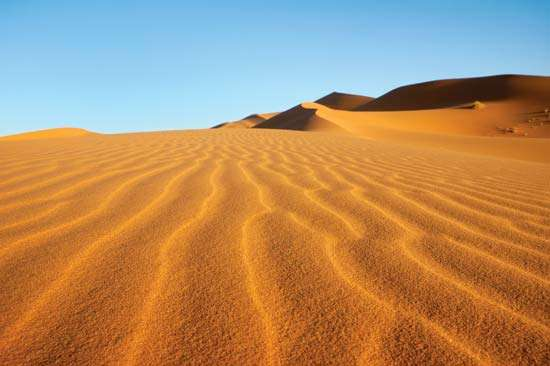
#> input picture ff.jpg, 550 x 366 px
$ python colorchannelwiseimgshow.py
#> lines starting #> are read from the running program, lines starting #| are printed output that depends on the picture
import cv2
import numpy as np
import matplotlib.pyplot as plt
im=cv2.imread('ff.jpg')
#> im is the input picture: shape (366, 550, 3); mean B, G, R 101.8, 140.8, 177.7
cv2.imshow('imagedisplay',im)
h,w,c=im.shape
#> h = 366; w = 550; c = 3

print(im.dtype)
#| uint8

rim=np.zeros([h,w,3])
gim=np.zeros([h,w,3])
bim=np.zeros([h,w,3])

for i in range (h):
    for j in range(w):
        for k in range(3):
            rim[i][j][k]=im[i][j][2]
            gim[i][j][k]=im[i][j][1]
            bim[i][j][k]=im[i][j][0]
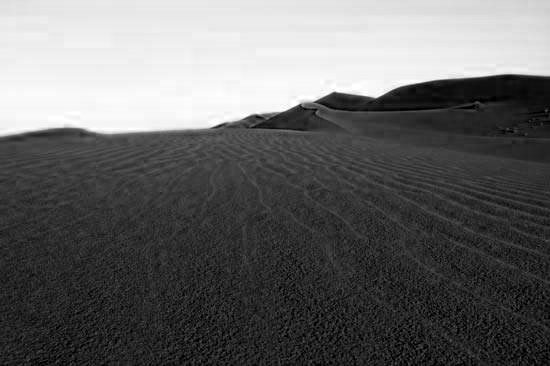
#> bim: shape (366, 550, 3) float64; min 0, max 255, mean 101.8
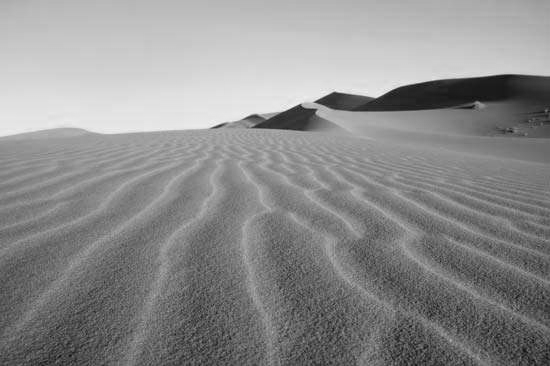
#> gim: shape (366, 550, 3) float64; min 14, max 248, mean 140.8
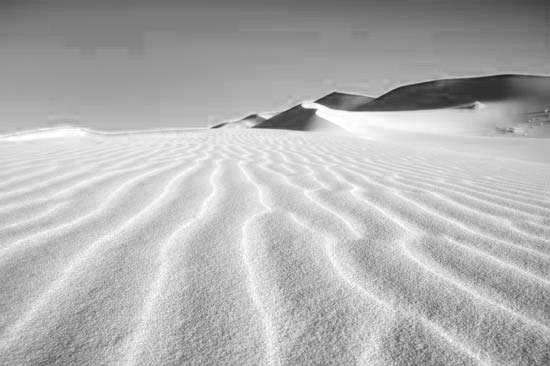
#> rim: shape (366, 550, 3) float64; min 23, max 255, mean 177.7


rim = rim.astype(np.uint8)
gim = gim.astype(np.uint8)
bim = bim.astype(np.uint8)


fig, axs=plt.subplots(1,3)

axs[0].imshow(rim)
axs[0].set_title('RED IMAGE')
axs[1].imshow(gim)
axs[1].set_title('GREEN IMAGE')
axs[2].imshow(bim)
axs[2].set_title('BLUE IMAGE')
plt.waitforbuttonpress()
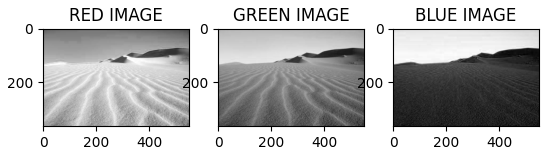
#> figure drawn by matplotlib, 3 panels

cv2.imshow('greenImage',gim)
cv2.imshow('blueImage',bim)
cv2.imshow('redImage',rim)
cv2.waitKey(0)

$ run again, with 3_flores.jpg copied over ff.jpg
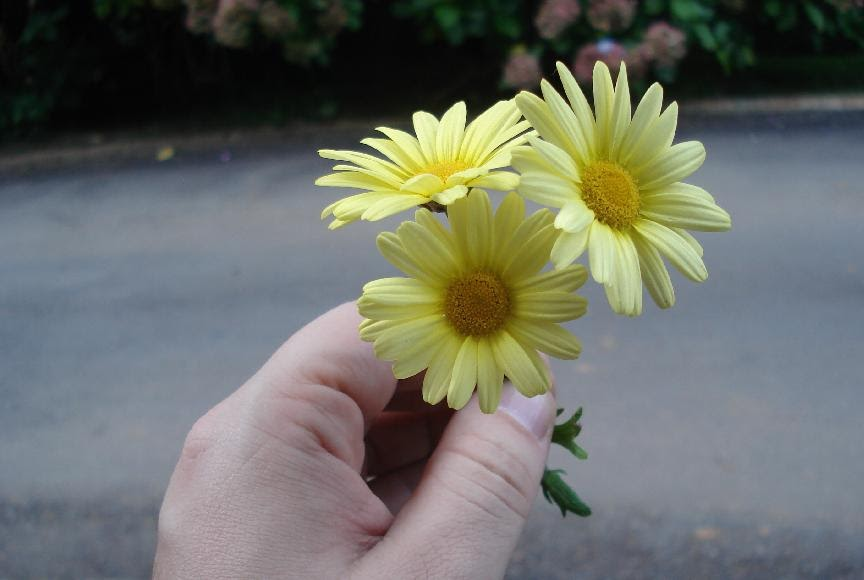
#> input picture 3_flores.jpg, 864 x 580 px
#> im is the input picture: shape (580, 864, 3); mean B, G, R 103.2, 110.9, 108
#| uint8
#> after the loop `for i in range (h):`:
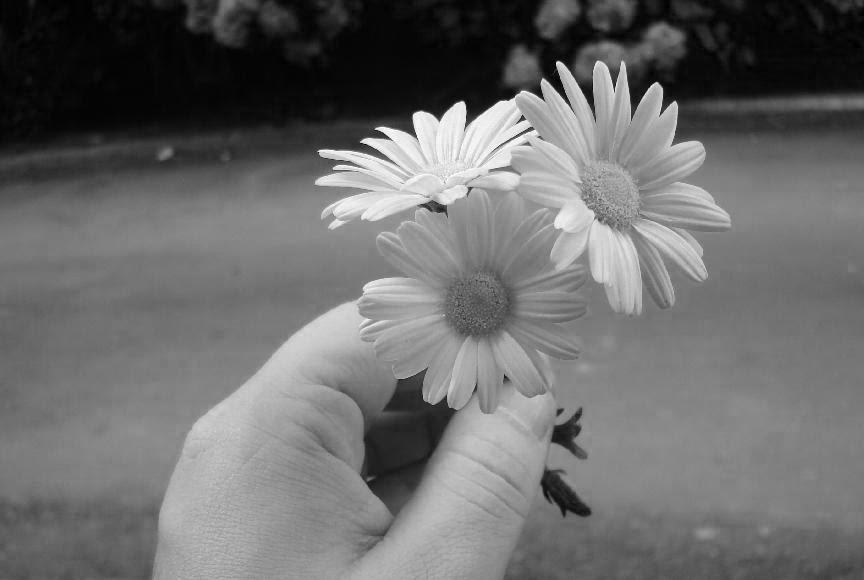
#> rim: shape (580, 864, 3) float64; min 0, max 255, mean 108
#> `plt.waitforbuttonpress()`:
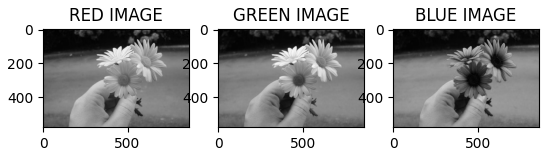
#> figure drawn by matplotlib, 3 panels

$ run again, with bb.jpg copied over ff.jpg
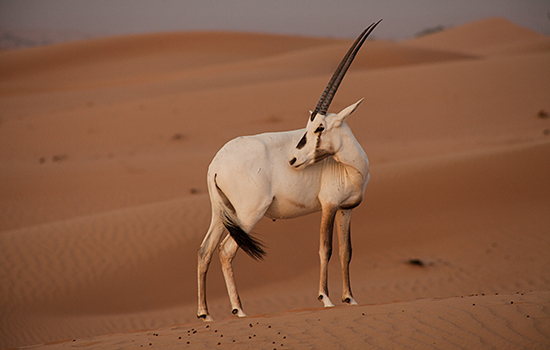
#> input picture bb.jpg, 550 x 350 px
#> im is the input picture: shape (350, 550, 3); mean B, G, R 67.1, 92.5, 137
#| uint8
#> after the loop `for i in range (h):`:
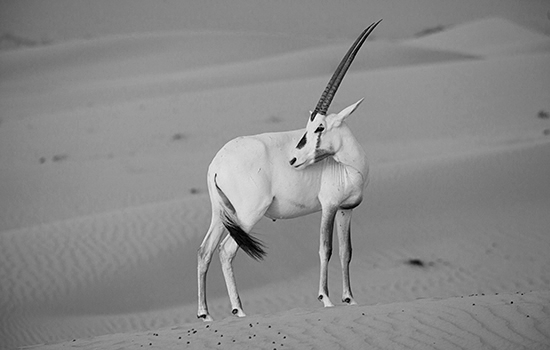
#> rim: shape (350, 550, 3) float64; min 0, max 255, mean 137
#> `plt.waitforbuttonpress()`:
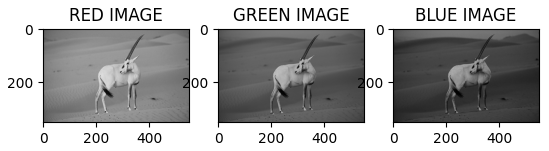
#> figure drawn by matplotlib, 3 panels
